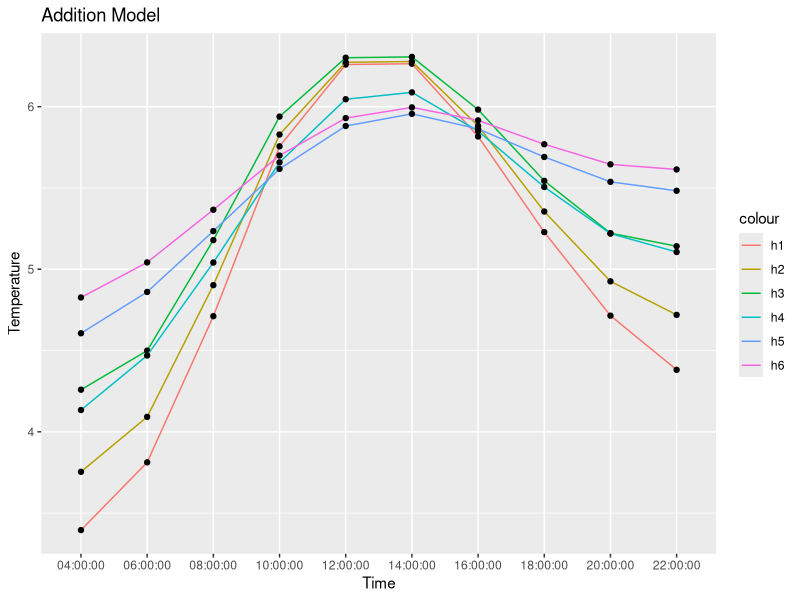
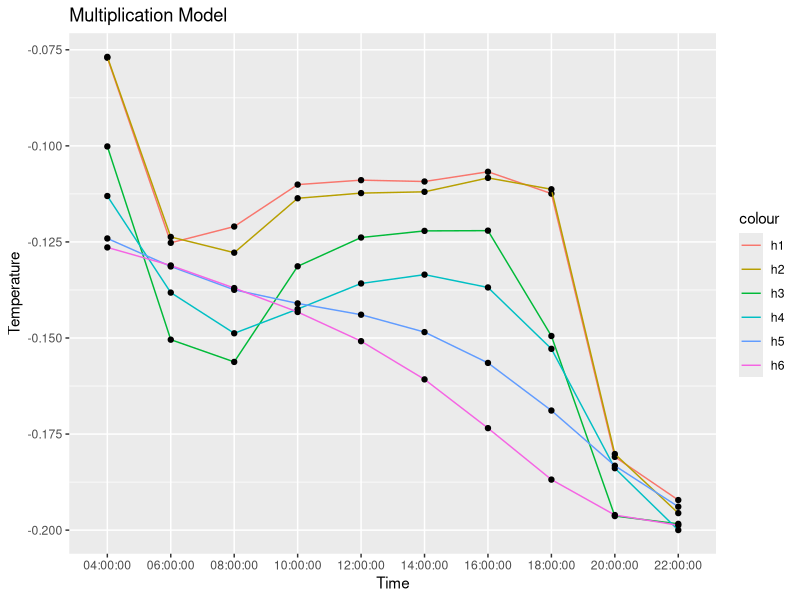
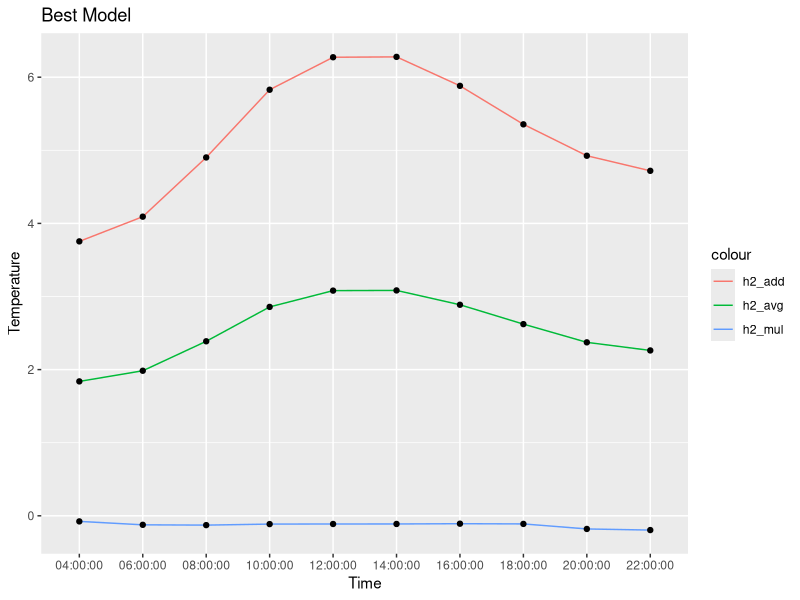

The R source for these figures, in order:
## ---- chunk 1
temps_add <- read.csv('outputs/add.csv', header = TRUE, sep = ',')
temps_add
## ---- chunk 2
temps_mul <- read.csv('outputs/mul.csv', header = TRUE, sep = ',')
temps_mul
## ---- chunk 3
distances <-  data.frame(name=colnames(temps_add)[-1],
                         time_days_kms=c("(2, 5, 50)", "(2, 5, 70)", "(2, 7, 100)", 
                                      "(3, 8, 100)", "(4, 9, 150)", "(4, 10, 200)"))
distances
## ---- chunk 4
library(ggplot2)

ggplot(temps_add[1:10,]) +
  geom_line(aes(x = time, y = h1, group=1, col="h1")) +
  geom_point(aes(x = time, y = h1, group=1)) +
  geom_line(aes(x = time, y = h2, group=1, col="h2")) +
  geom_point(aes(x = time, y = h2, group=1)) +
  geom_line(aes(x = time, y = h3, group=1, col="h3")) +
  geom_point(aes(x = time, y = h3, group=1))+
  geom_line(aes(x = time, y = h4, group=1, col="h4")) +
  geom_point(aes(x = time, y = h4, group=1)) +
  geom_line(aes(x = time, y = h5, group=1, col="h5")) +
  geom_point(aes(x = time, y = h5, group=1)) +
  geom_line(aes(x = time, y = h6, group=1, col="h6")) +
  geom_point(aes(x = time, y = h6)) +
  labs(x = "Time", y = "Temperature", title = "Addition Model")
## ---- chunk 5
library(ggplot2)

ggplot(temps_mul[1:10,]) +
  geom_line(aes(x = time, y = h1, group=1, col="h1")) +
  geom_point(aes(x = time, y = h1, group=1)) +
  geom_line(aes(x = time, y = h2, group=1, col="h2")) +
  geom_point(aes(x = time, y = h2, group=1)) +
  geom_line(aes(x = time, y = h3, group=1, col="h3")) +
  geom_point(aes(x = time, y = h3, group=1))+
  geom_line(aes(x = time, y = h4, group=1, col="h4")) +
  geom_point(aes(x = time, y = h4, group=1)) +
  geom_line(aes(x = time, y = h5, group=1, col="h5")) +
  geom_point(aes(x = time, y = h5, group=1)) +
  geom_line(aes(x = time, y = h6, group=1, col="h6")) +
  geom_point(aes(x = time, y = h6)) +
  labs(x = "Time", y = "Temperature", title = "Multiplication Model")
## ---- chunk 6
library(ggplot2)

temps_add$avg = (temps_add$h2 + temps_mul$h2)/2

ggplot() +
  geom_line(data = temps_mul[1:10,], aes(x = time, y = h2, group=1, col="h2_mul")) +
  geom_point(data = temps_mul[1:10,], aes(x = time, y = h2)) +
  geom_line(data = temps_add[1:10,], aes(x = time, y = h2, group=1, col="h2_add")) +
  geom_point(data = temps_add[1:10,], aes(x = time, y = h2)) +
  geom_line(data = temps_add[1:10,], aes(x = time, y = avg, group=1, col="h2_avg")) +
  geom_point(data = temps_add[1:10,], aes(x = time, y = avg)) +
  labs(x = "Time", y = "Temperature", title = "Best Model")
